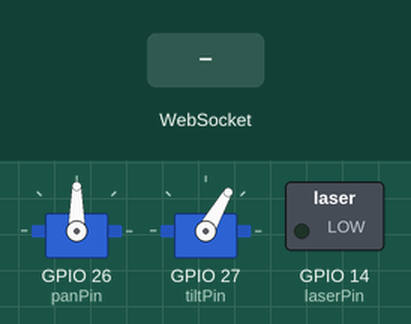
A sketch run on a simulated ESP32. Shown: 2 × servo, switched loads named in the sketch (green lamp = pin HIGH). Inputs (shaded band) come from the test bench. WiFi joins after 1.5 s; servers stay silent unless stated; what the sketch prints to the serial monitor is not drawn.

Above: at 2.7 s.
2.8 s: WebSocket text "laser_on" received
At 3.6 s:
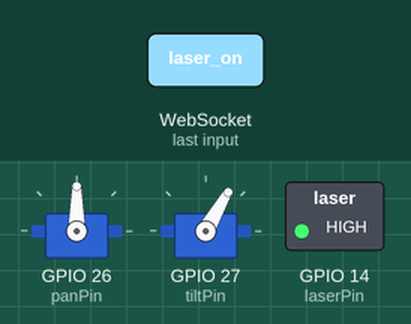
4.3 s: WebSocket text "laser_off" received
At 4.7 s:
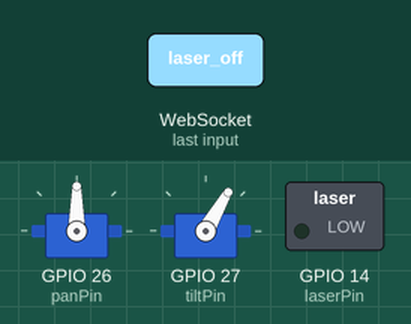
Timing chart, 0 to 7.3 s (numbered marks = the images above; inputs shaded):
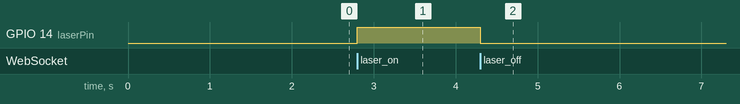

Measured:
- after the input at 2.8 s, GPIO 14 (laserPin): LOW → HIGH at once
- after the input at 4.3 s, GPIO 14 (laserPin): HIGH → LOW at once

The sketch:

controller_esp32.ino
```cpp
/*
   ESP32 "Hands" Controller - UNIFIED WebSocket Version (Improved)

   This version includes:
   1. ✅ Hard-Stop Safety Limits for servos.
   2. ✅ Anti-Jitter logic (only writes on change).
   3. ✅ Fixed-size buffer for WebSocket to prevent crashes.
*/

#include <WiFi.h>
#include <WebSocketsServer.h>
#include <ESP32Servo.h>

// --- WiFi Credentials ---
const char* ssid = "shanto";
const char* password = "shanto.py";

// --- ✅ Servo Safety Limits (HARD STOPS) ---
// The controller will IGNORE any command outside these bounds.
const int PAN_MIN = 5;
const int PAN_MAX = 175;
const int TILT_MIN = 20;
const int TILT_MAX = 100;

// --- ✅ Initial Positions (Must be within safe limits) ---
const int PAN_START = 90;   // 90 is within 5-175
const int TILT_START = 60;  // 60 is within 20-100

// --- WebSocket Server ---
WebSocketsServer webSocket = WebSocketsServer(81);
// ✅ Set a max command length. Prevents buffer overflow crashes.
// "175,100" is 7 chars. "laser_on" is 8. 32 is very safe.
const int MAX_COMMAND_LENGTH = 32;

// --- Servos ---
Servo panServo;
Servo tiltServo;
int panPin = 26;
int tiltPin = 27;

// --- ✅ Servo State (for reducing jitter) ---
// We store the last written value to avoid re-sending
// the same command, which can cause servo buzz.
// -1 forces the first write in setup().
int currentPan = -1;
int currentTilt = -1;

// --- Laser ---
int laserPin = 14;

// ✅ UNIFIED WebSocket Event Handler (Improved)
void webSocketEvent(uint8_t num, WStype_t type, uint8_t * payload, size_t length) {

  switch (type) {
    case WStype_DISCONNECTED:
      Serial.printf("[%u] Disconnected!\n", num);
      break;

    case WStype_CONNECTED: {
        IPAddress ip = webSocket.remoteIP(num);
        Serial.printf("[%u] Connected from %d.%d.%d.%d url: %s\n", num, ip[0], ip[1], ip[2], ip[3], payload);
      }
      break;

    case WStype_TEXT: {
        // --- ✅ Robust, High-Speed Command Parser ---

        // 1. Check for command length to prevent crash
        if (length == 0 || length > MAX_COMMAND_LENGTH) {
          Serial.println("Empty or invalid command, ignoring.");
          return;
        }

        // 2. Create a null-terminated C-string from the payload
        char msg[MAX_COMMAND_LENGTH + 1];
        strncpy(msg, (const char *)payload, length);
        msg[length] = '\0';

        // 3. Check for an "aim" command (which contains a comma)
        char* comma = strchr(msg, ',');

        if (comma != NULL) {
          // --- AIM COMMAND ---
          // It's an aim command like "92,60"

          *comma = '\0'; // Split the string by replacing ',' with null
          int panVal = atoi(msg);
          int tiltVal = atoi(comma + 1);

          // 4. ✅ Apply safety limits (Hard Stops)
          // We use max/min to "clamp" the value into the safe range.
          int safePan = max(PAN_MIN, min(PAN_MAX, panVal));
          int safeTilt = max(TILT_MIN, min(TILT_MAX, tiltVal));

          // 5. ✅ Write to servos (Anti-Jitter Logic)
          // Only send the command if the position has changed.
          if (safePan != currentPan) {
            panServo.write(safePan);
            Serial.println("pan is at ");
            Serial.println(safePan);
            Serial.println("Right Now \n");

            currentPan = safePan; // Store new position
          }
          if (safeTilt != currentTilt) {
            tiltServo.write(safeTilt);
            Serial.println("tilt is at ");
            Serial.println(safeTilt);
            Serial.println("Right Now \n");
            currentTilt = safeTilt; // Store new position
          }

        } else {
          // --- LASER COMMAND ---
          // No comma, check for laser commands

          if (strcmp(msg, "laser_on") == 0) {
            Serial.println("Laser ON");
            digitalWrite(laserPin, HIGH);
          }
          else if (strcmp(msg, "laser_off") == 0) {
            Serial.println("Laser OFF");
            digitalWrite(laserPin, LOW);
          }
          else {
            Serial.printf("Unknown command: %s\n", msg);
          }
        }
      }
      break;
  }
}

void setup() {
  Serial.begin(115200);

  // --- Init Servos ---
  panServo.setPeriodHertz(50);
  tiltServo.setPeriodHertz(50);
  panServo.attach(panPin, 500, 2500);
  tiltServo.attach(tiltPin, 500, 2500);

  // --- Init Laser ---
  pinMode(laserPin, OUTPUT);
  digitalWrite(laserPin, LOW); // Ensure laser is off at boot

  // --- Connect to WiFi ---
  Serial.print("Connecting to ");
  Serial.println(ssid);
  WiFi.begin(ssid, password);
  while (WiFi.status() != WL_CONNECTED) {
    delay(500);
    Serial.print(".");
  }
  Serial.println("\nWiFi connected.");
  Serial.print("IP address: ");
  Serial.println(WiFi.localIP()); // <-- This is the IP you need

  // --- Start WebSocket Server ---
  webSocket.begin();
  webSocket.onEvent(webSocketEvent);
  Serial.println("Unified WebSocket server started on port 81.");

  // --- Set initial position ---
  panServo.write(PAN_START);
  tiltServo.write(TILT_START);
  currentPan = PAN_START;   // ✅ Store the initial state
  currentTilt = TILT_START; // ✅ Store the initial state
  Serial.println("Servos set to safe starting position.");
}

void loop() {
  // ✅ Only one server to loop!
  webSocket.loop();       // Handles all WebSocket traffic

  // No delay()! This loop runs as fast as possible.
}
```
